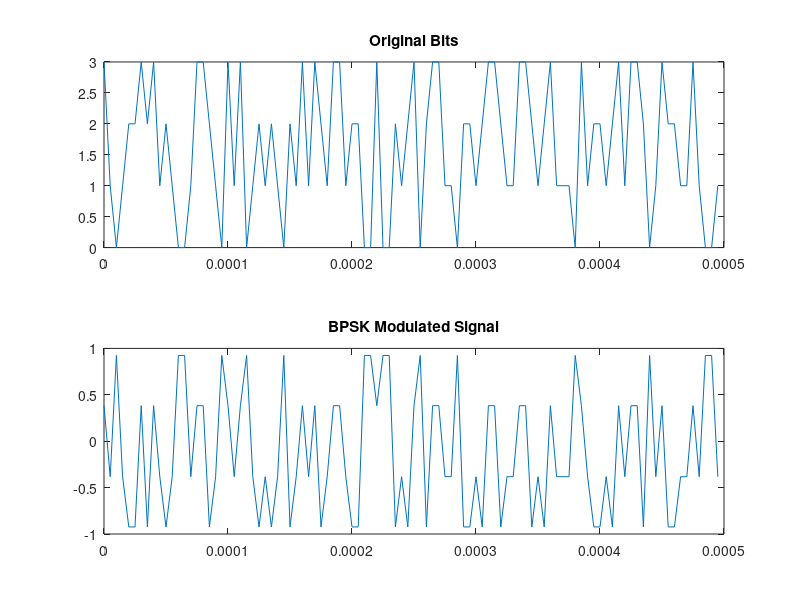
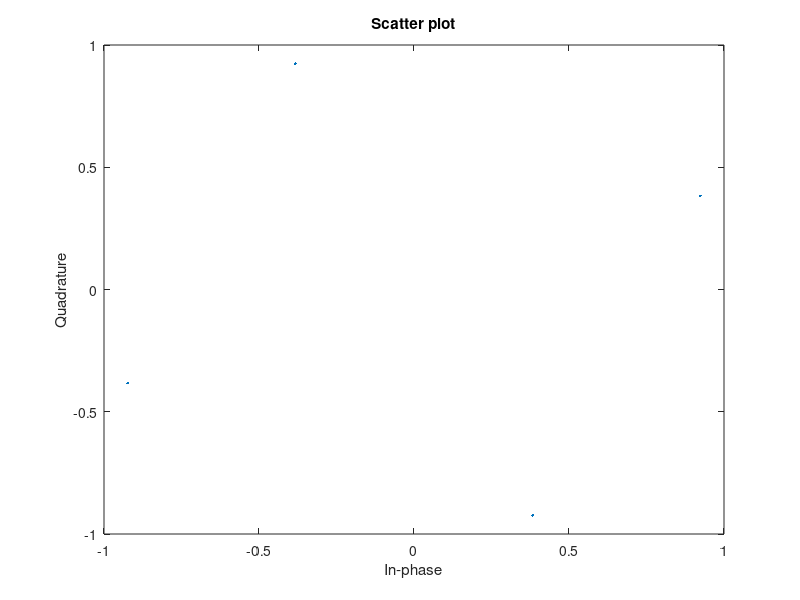

The MATLAB script that drew these images, in order:
% Generate random bits
    bits = randi([0 3], 1, 100);
    N_bits = length(bits);

    % Modulation parameters
    fs = 200000; % Sampling frequency
    ts = 1/fs;   % Sampling time
    fc = 1000;   % Carrier frequency for BPSK

    % Time vector
    time = 0:ts:(N_bits*ts)-ts;

    % BPSK modulation using pskmod
    M = 4; % BPSK modulation
    mxsig = pskmod(bits, 4, pi/8); % Modulate using BPSK

    % Visualization (optional)
    figure;
    subplot(2,1,1);
    plot(time, bits);
    title('Original Bits');

    subplot(2,1,2);
    plot(time, mxsig);
    title('BPSK Modulated Signal');

    scatterplot(mxsig)